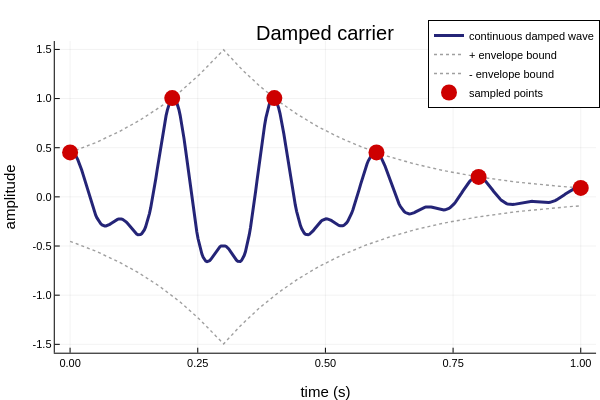

Notebook cell for this chart:
### Markdown cell above
Now sample some points to "discretize" the wave.  Notice here we may be limited by resolution to choose unfortunate positions.

### Code cell
t_samples = range(0.0, 1.0; length = 6)

# Envelope that rises to a peak time and then decays.
alpha = 4.0          # damping strength in 1/seconds
t_peak = 0.30        # seconds
envelope(t) = exp.(-alpha .* abs.(t .- t_peak))

wave_u = envelope(interval) .* wave_combo(interval)
wave_s = envelope(t_samples) .* wave_combo(t_samples)

# For carrier(t)=sum a_k cos(...), a bound is sum(|a_k|).
A_bound = sum(abs, getindex.(params, 2))

plot(interval, wave_u,
     lw = 3,
     color = :midnightblue,
     alpha = 0.95,
     xlabel = "time (s)",
     ylabel = "amplitude",
     label = "continuous damped wave",
     title = "Damped carrier")
plot!(interval, A_bound .* envelope(interval),
      ls = :dot,
      lw = 1.4,
      color = :gray50,
      alpha = 0.75,
      label = "+ envelope bound")
plot!(interval, -A_bound .* envelope(interval),
      ls = :dot,
      lw = 1.4,
      color = :gray50,
      alpha = 0.75,
      label = "- envelope bound")
scatter!(t_samples, wave_s,
         ms = 8,
         color = :red3,
         markerstrokewidth = 0,
         label = "sampled points",
         legend = :topright)

### Figure 1 — Plotly figure (JSON) as saved in the notebook; plotly's stock layout.template omitted (floating-point values rounded to 4 significant figures; data arrays with more than 128 entries replaced by an {"elided": "..."} marker saying what was removed)
{"data": [{"colorbar": {"len": 0.8657, "title": "", "x": 0.9934, "y": 0.5087}, "legendgroup": "continuous damped wave", "line": {"color": "rgba(25, 25, 112, 0.950)", "dash": "solid", "shape": "linear", "width": 3}, "mode": "lines", "name": "continuous damped wave", "showlegend": true, "type": "scatter", "x": {"elided": "400 float values"}, "xaxis": "x", "y": {"elided": "400 float values"}, "yaxis": "y"}, {"colorbar": {"len": 0.8657, "title": "", "x": 0.9934, "y": 0.5087}, "legendgroup": "+ envelope bound", "line": {"color": "rgba(127, 127, 127, 0.750)", "dash": "dot", "shape": "linear", "width": 1.4}, "mode": "lines", "name": "+ envelope bound", "showlegend": true, "type": "scatter", "x": {"elided": "400 float values"}, "xaxis": "x", "y": {"elided": "400 float values"}, "yaxis": "y"}, {"colorbar": {"len": 0.8657, "title": "", "x": 0.9934, "y": 0.5087}, "legendgroup": "- envelope bound", "line": {"color": "rgba(127, 127, 127, 0.750)", "dash": "dot", "shape": "linear", "width": 1.4}, "mode": "lines", "name": "- envelope bound", "showlegend": true, "type": "scatter", "x": {"elided": "400 float values"}, "xaxis": "x", "y": {"elided": "400 float values"}, "yaxis": "y"}, {"colorbar": {"len": 0.8657, "title": "", "x": 0.9934, "y": 0.5087}, "legendgroup": "sampled points", "marker": {"color": "rgba(205, 0, 0, 1.000)", "line": {"color": "rgba(0, 0, 0, 1.000)", "width": 0}, "size": 16, "symbol": "circle"}, "mode": "markers", "name": "sampled points", "showlegend": true, "type": "scatter", "x": [0, 0.2, 0.4, 0.6, 0.8, 1], "xaxis": "x", "y": [0.4518, 1.005, 1.005, 0.4518, 0.203, 0.09122], "yaxis": "y"}], "layout": {"annotations": [{"font": {"color": "rgba(0, 0, 0, 1.000)", "family": "sans-serif", "size": 20}, "rotation": 0, "showarrow": false, "text": "Damped carrier", "x": 0.5424, "xanchor": "center", "xref": "paper", "y": 1, "yanchor": "top", "yref": "paper"}], "height": 400, "legend": {"bgcolor": "rgba(255, 255, 255, 1.000)", "bordercolor": "rgba(0, 0, 0, 1.000)", "borderwidth": 1, "font": {"color": "rgba(0, 0, 0, 1.000)", "family": "sans-serif", "size": 11}, "title": {"font": {"color": "rgba(0, 0, 0, 1.000)", "family": "sans-serif", "size": 15}, "text": ""}, "tracegroupgap": 0, "traceorder": "normal", "x": 1, "xanchor": "right", "y": 1, "yanchor": "top"}, "margin": {"b": 20, "l": 0, "r": 0, "t": 20}, "paper_bgcolor": "rgba(255, 255, 255, 1.000)", "plot_bgcolor": "rgba(255, 255, 255, 1.000)", "showlegend": true, "width": 600, "xaxis": {"anchor": "y", "domain": [0.09128, 0.9934], "gridcolor": "rgba(0, 0, 0, 0.100)", "gridwidth": 0.5, "linecolor": "rgba(0, 0, 0, 1.000)", "mirror": false, "range": [-0.03, 1.03], "showgrid": true, "showline": true, "showticklabels": true, "tickangle": 0, "tickcolor": "rgb(0, 0, 0)", "tickfont": {"color": "rgba(0, 0, 0, 1.000)", "family": "sans-serif", "size": 11}, "tickmode": "array", "ticks": "inside", "ticktext": ["0.00", "0.25", "0.50", "0.75", "1.00"], "tickvals": [0, 0.25, 0.5, 0.75, 1], "title": "time (s)", "titlefont": {"color": "rgba(0, 0, 0, 1.000)", "family": "sans-serif", "size": 15}, "type": "-", "visible": true, "zeroline": false, "zerolinecolor": "rgba(0, 0, 0, 1.000)"}, "yaxis": {"anchor": "x", "domain": [0.07581, 0.9415], "gridcolor": "rgba(0, 0, 0, 0.100)", "gridwidth": 0.5, "linecolor": "rgba(0, 0, 0, 1.000)", "mirror": false, "range": [-1.585, 1.585], "showgrid": true, "showline": true, "showticklabels": true, "tickangle": 0, "tickcolor": "rgb(0, 0, 0)", "tickfont": {"color": "rgba(0, 0, 0, 1.000)", "family": "sans-serif", "size": 11}, "tickmode": "array", "ticks": "inside", "ticktext": ["-1.5", "-1.0", "-0.5", "0.0", "0.5", "1.0", "1.5"], "tickvals": [-1.5, -1, -0.5, 0, 0.5, 1, 1.5], "title": "amplitude", "titlefont": {"color": "rgba(0, 0, 0, 1.000)", "family": "sans-serif", "size": 15}, "type": "-", "visible": true, "zeroline": false, "zerolinecolor": "rgba(0, 0, 0, 1.000)"}}}
